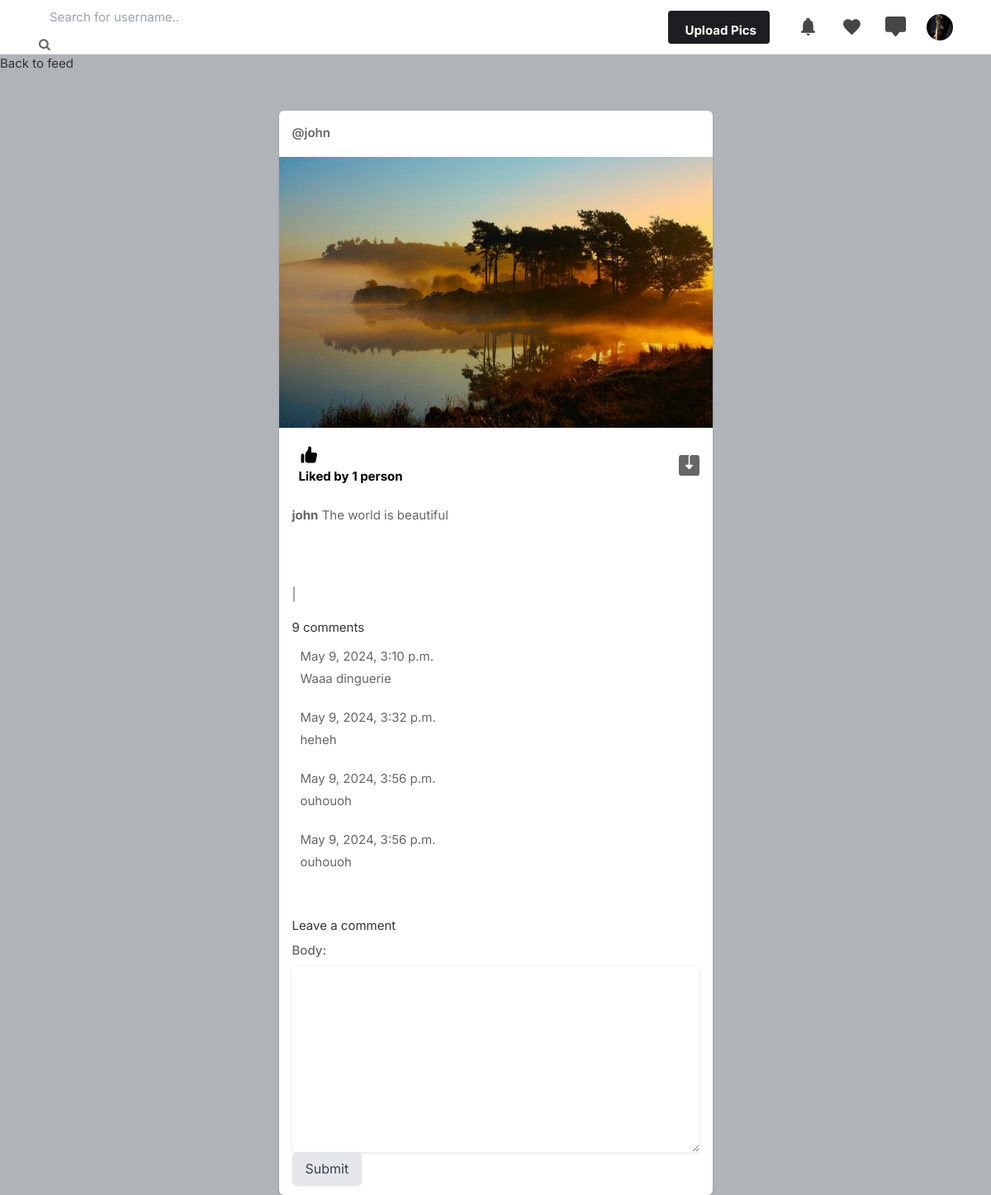
Page /post/99fdd53a-fffc-4d3d-8601-d444a2d7b237 (signed in) on the committed database.
### core/models.py (models this page shows, shortened)
class Profile(models.Model):
    user = models.ForeignKey(User, on_delete=models.CASCADE)
    id_user = models.IntegerField()
    bio = models.TextField(blank=True)
    profileimg = models.ImageField(upload_to='profile_images', default='blank-profile-picture.png')
    location = models.CharField(max_length=100, blank=True)

class Post(models.Model):
    id = models.UUIDField(primary_key=True, default=uuid.uuid4)
    user = models.CharField(max_length=100)
    image = models.ImageField(upload_to='post_images')
    caption = models.TextField()
    created_at = models.DateTimeField(default=datetime.now)
    no_of_likes = models.IntegerField(default=0)

class Comment(models.Model):
    post = models.ForeignKey(Post,on_delete=models.CASCADE,related_name='comments')
    body = models.TextField()
    created_on = models.DateTimeField(auto_now_add=True)
    class Meta:
        ordering = ['created_on']

### core/views.py (the view)
# urls.py: path('post/<str:pk>', views.post_detail, name='post_detail'),
@login_required(login_url='signin')
def post_detail(request, pk):
    post = get_object_or_404(Post, pk=pk)
    user_object = User.objects.get(username=request.user.username)
    comments = post.comments.all()
    new_comment = None
    user_profile = Profile.objects.get(user=user_object)
    if request.method == 'POST':
        comment_form = CommentForm(data=request.POST)
        if comment_form.is_valid():
            new_comment = comment_form.save(commit=False)
            new_comment.post = post
            new_comment.save()
    else:
        comment_form = CommentForm()
    return render(request, 'post_detail.html', {'post': post,'user_profile':user_profile,  'comments': comments,'new_comment': new_comment,'comment_form': comment_form})

### core/forms.py
class CommentForm(forms.ModelForm):
    class Meta:
        model = Comment
        fields = ('body',)

### templates/post_detail.html (shortened to what this page needs)
{% load static %}
<!DOCTYPE html>
<html lang="en">
<head>
    <link rel="stylesheet" href="{% static 'assets/css/icons.css' %}">
    <link rel="stylesheet" href="{% static 'assets/css/uikit.css' %}">
    <link rel="stylesheet" href="{% static 'assets/css/style.css' %}">
    <link rel="stylesheet" href="{% static 'assets/css/tailwind.css' %}">
    <link rel="stylesheet" href="https://cdnjs.cloudflare.com/ajax/libs/font-awesome/4.7.0/css/font-awesome.min.css">
<body>
</head>
    <header>
        <div class="header_inner">
            <form action="/search" method="POST">
                <div class="left-side">
                    <div class="header_search">
                        <input type="text" name="username" placeholder="Search for username..">&nbsp; &nbsp;
                        <button type="submit"><i class="fa fa-search fa-1x"></i></button>
                    </div>
                </div>
            </form>
            <div class="right-side lg:pr-4">
                <a href="#"
                    class="bg-pink-500 flex font-bold hidden hover:bg-pink-600 hover:text-white inline-block items-center lg:block max-h-10 mr-4 px-4 py-2 rounded shado text-white">
                              Upload Pics
                </a>
                <a href="#" class="header-links-item">
                </a>
                <a href="#" class="header-links-item">
                </a>
                <a href="#" class="header-links-item">
                </a>
                <a href="#">
                    <img src="{{user_profile.profileimg.url}}" class="header-avatar" alt="">
                </a>
            </div>
        </div>
    </header>
</body>
</html>
    <a href="/"><h2>Back to feed</h2></a>
    <div class="container m-auto">
        <div class="lg:flex justify-center lg:space-x-10 lg:space-y-0 space-y-5">
            <div class="space-y-5 flex-shrink-0 lg:w-7/12">
                <div class="bg-white shadow rounded-md  -mx-2 lg:mx-0">
                    <div class="flex justify-between items-center px-4 py-3">
                        <div class="flex flex-1 items-center space-x-4">
                            <span class="block font-semibold "><a
                                    href="/profile/{{post.user}}">@{{post.user}}</a></span>
                        </div>
                        <div>
                            <a href="#"> <i
                                    class="icon-feather-more-horizontal text-2xl hover:bg-gray-200 rounded-full p-2 transition -mr-1 "></i>
                            </a>
                        </div>
                    </div>
                    <div uk-lightbox>
                        <a href="/post/{{post.id}}">
                            <img src="{{post.image.url}}" alt="">
                        </a>
                    </div>
                    <div class="py-3 px-4 space-y-3">
                        <div class="flex space-x-4 lg:font-bold">
                            <a href="/like-post?post_id={{post.id}}" class="flex items-center space-x-2">
                                <div class="p-2 rounded-full text-black">
                                    {% if post.no_of_likes == 0 %}
                                    <p>No likes</p>
                                    {% elif post.no_of_likes == 1 %}
                                    <p>Liked by {{post.no_of_likes}} person</p>
                                    {% else %}
                                    <p>Liked by {{post.no_of_likes}} people</p>
                                    {% endif %}
                                </div>
                            </a>
                            <a href="{{post.image.url}}" class="flex items-center space-x-2 flex-1 justify-end"
                                download>
                            </a>
                        </div>
                        <p>
                            <a href="/profile/{{post.user}}"><strong>{{post.user}}</strong></a> {{post.caption}}
                        </p>
                        {% block content %}
                            <div class="container">
                                <div class="row">
                                    <div class="col-md-8 card mb-4 mt-3 left top">
                                        <div class="card-body">
                                            <p class="text-muted">{{ post.author }} | {{ post.created_on }}</p>
                                        </div>
                                    </div>
                                    <div class="col-md-8 card mb-4 mt-3">
                                        <div class="card-body" style="max-height: 300px; overflow-y: auto;">
                                            <h2>{{ comments.count }} comments</h2>
                                            {% for comment in comments %}
                                                <div class="comments" style="padding: 10px;">
                                                    <p class="font-weight-bold">
                                                        <span class="text-muted font-weight-normal">
                                                            {{ comment.created_on }}
                                                        </span>
                                                    </p>
                                                    {{ comment.body | linebreaks }}
                                                </div>
                                            {% empty %}
                                                <p>No comments yet.</p>
                                            {% endfor %}
                                        </div>
                                    </div>
                                </div>
                            </div>
                            <div class="container">
                                <div class="row">
                                    <div class="col-md-8">
                                        <h3>Leave a comment</h3>
                                        <div class="send-message">
                                            <form method="post" style="margin-top: 0.5em;">
                                                {{ comment_form.as_table }}
                                                <button type="submit" class="btn btn-primary btn-lg">Submit</button>
                                            </form>
                                        </div>
                                    </div>
                                </div>
                            </div>
                        {% endblock content %}
                    </div>
                </div>
            </div>
        </div>
    </div>
</body>
</html>

### static/assets/css/style.css (style rules this page uses)
body { background-color: #B0B3B8!important; }
button { vertical-align: middle; }
input { height: 48px; line-height: 48px; padding: 0 20px; outline: none; font-size: 15px; color: #808080; max-width: 100%; width: 100%; -webkit-box-sizing: border-box; box-sizing: border-box; display: block; font-weight: 400; opacity: 1; border-radius: 4px; border: none; -webkit-box-shadow: 0 1px 4px 0px rgba(0, 0, 0, 0.12); box-shadow: 0 1px 4px 0px rgba(0, 0, 0, 0.12); }
input[type="text"], input[type="password"], input[type="email"], input[type="number"] { height: 48px; line-height: 48px; padding: 0 20px; outline: none; font-size: 15px; color: #808080; max-width: 100%; width: 100%; -webkit-box-sizing: border-box; box-sizing: border-box; display: block; font-weight: 400; opacity: 1; border-radius: 4px; border: none; -webkit-box-shadow: 0 1px 4px 0px rgba(0, 0, 0, 0.12); box-shadow: 0 1px 4px 0px rgba(0, 0, 0, 0.12); }
textarea { height: 48px; line-height: 48px; padding: 0 20px; outline: none; font-size: 15px; color: #808080; margin: 0 0 16px 0; max-width: 100%; width: 100%; -webkit-box-sizing: border-box; box-sizing: border-box; display: block; background-color: #fff; font-weight: 500; opacity: 1; border-radius: 4px; border: none; -webkit-box-shadow: 0 1px 4px 0px rgba(0, 0, 0, 0.12); box-shadow: 0 1px 4px 0px rgba(0, 0, 0, 0.12); }
input { -webkit-transition: all 0.1s ease-in-out; transition: all 0.1s ease-in-out; }
::placeholder { color: #808080; opacity: 1; }
textarea { height: auto; line-height: 27px; padding: 20px; min-height: 130px; -webkit-transition: none !important; transition: none !important; min-width: 100%; }
label, legend { display: block; font-weight: bold; font-size: 15px; font-weight: 500; margin-bottom: 8px; }
button { border: none; margin: 0; padding: 0; width: auto; overflow: visible; background: transparent; color: inherit; font: inherit; line-height: normal; cursor: pointer; }
a { color: #be185d; -webkit-transition: 0.3s; transition: 0.3s; outline: none !important; }
button { outline: none !important; }
img { max-width: 100%; }
body { color: #666; font-size: 15px; line-height: 27px; background-color: #f0f2f5; font-family: "Inter", sans-serif; text-transform: none; }
body p { font-size: 15px; line-height: 27px; }
h1, h2, h3, h4, h5, h6 { font-family: "Inter", sans-serif; text-transform: none; }
input[type="text"], input[type="password"], input[type="email"] { font-family: "Inter", sans-serif; text-transform: none; }
textarea, select { font-family: "Inter", sans-serif; text-transform: none; }
button, body .pac-container { font-family: "Inter", sans-serif; text-transform: none; }
h1, h2, h3, h4, h5, h6 { color: #333; font-weight: 500; margin: 0; padding: 0; }
h2 { font-size: 26px; }
h3 { font-size: 22px; }
b, strong { font-weight: 700 !important; }
@media (min-width: 1024px) { .container { max-width: 900px !important; padding-top: 45px; } }
header { background-color: #fff; left: 0; right: 0; top: 0; z-index: 99; height: 66px; display: -webkit-box; display: -ms-flexbox; display: flex; -webkit-box-align: center; -ms-flex-align: center; align-items: center; border-bottom: 1px solid #e5e7eb; }
header .header_inner { display: -webkit-box; display: -ms-flexbox; display: flex; -webkit-box-align: center; -ms-flex-align: center; align-items: center; max-width: 1090px; margin: auto; width: 100%; max-width: 100% !important; padding: 0 30px; }
header .header_inner .left-side { display: -webkit-box; display: -ms-flexbox; display: flex; -webkit-box-align: center; -ms-flex-align: center; align-items: center; }
header .header_inner .left-side .header_search { position: relative; }
header .header_inner .left-side .header_search input { margin: 0; height: 42px; -webkit-box-shadow: none; box-shadow: none; padding-left: 30px; width: 400px; background-color: transparent; }
header .header_inner .right-side { display: -webkit-box; display: -ms-flexbox; display: flex; -webkit-box-align: center; -ms-flex-align: center; align-items: center; -webkit-box-pack: end; -ms-flex-pack: end; justify-content: flex-end; margin-left: auto; }
header .header_inner .right-side .header-links-item { padding: 10px; margin-left: 8px; }
header .header_inner .right-side .header-links-item svg { width: 25px; height: 25px; color: #464646; }
header .header_inner .right-side .header-avatar { width: 32px; height: 32px; border-radius: 100%; margin-left: 15px; }

### rows in the picture
Profile: profileimg (picture)
Post: user "john", image (picture), no_of_likes "1", caption "The world is beautiful", count "9"
Comment: created_on "May 9, 2024, 3:10 p.m.", body "Waaa dinguerie"
Comment: created_on "May 9, 2024, 3:32 p.m.", body "heheh"
Comment: created_on "May 9, 2024, 3:56 p.m.", body "ouhouoh"
Comment: created_on "May 9, 2024, 3:56 p.m.", body "ouhouoh"
